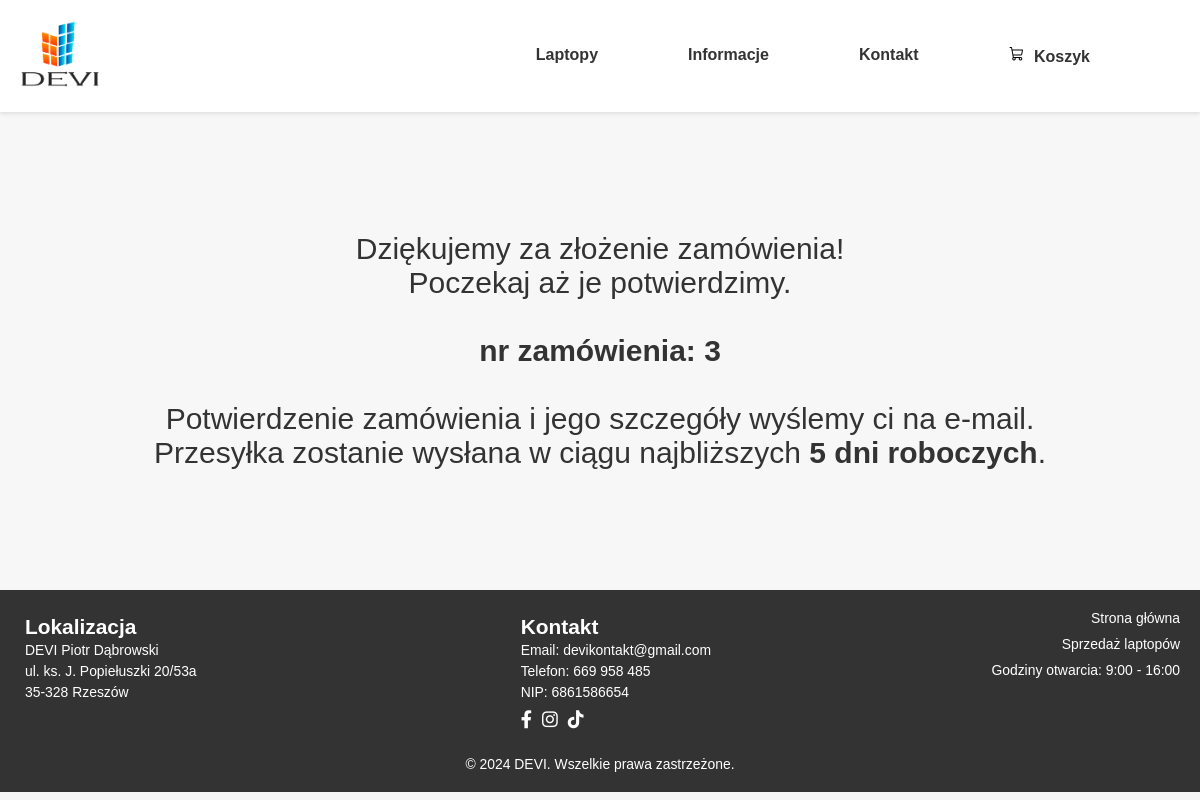
/DEVI_Sklep/koszyk_zamowienie/podziekowanie.php, run on the app's committed database.
### tables this page shows
CREATE TABLE `zamowienia` (
  `id_zamowienia` int(11) NOT NULL,
  `status` varchar(50) NOT NULL,
  `id_klienta` int(11) NOT NULL,
  `data_zamowienia` datetime NOT NULL DEFAULT current_timestamp(),
  `dodatkowe_informacje` text DEFAULT NULL,
  `cena_calkowita` decimal(10,2) UNSIGNED NOT NULL,
  `id_dostawy` int(2) UNSIGNED NOT NULL
);

CREATE TABLE `dostawa` (
  `id_dostawy` int(2) UNSIGNED NOT NULL,
  `nazwa` varchar(255) NOT NULL,
  `cena_dostawy` decimal(10,2) UNSIGNED NOT NULL,
  `podziekowanie_opis` text NOT NULL
);

### DEVI_Sklep/koszyk_zamowienie/podziekowanie.php (the view, shortened to what this page needs)
<!DOCTYPE html>
<html lang="pl">
<head>
    <link rel="stylesheet" href="../css/style.css">
    <link rel="stylesheet" href="https://cdnjs.cloudflare.com/ajax/libs/font-awesome/6.0.0-beta3/css/all.min.css">
</head>
<body>
    <?php include 'header_k.php';?>
    <div class="podziekowanie">
        <?php
        include '../baza/config.php';
        $order_id = 3;
        $sql = "SELECT id_zamowienia, id_dostawy FROM zamowienia WHERE id_zamowienia = $order_id";
        $result = mysqli_query($conn, $sql);
        if ($result && mysqli_num_rows($result) > 0) {
            $row = mysqli_fetch_assoc($result);
            $id_zamowienia = $row["id_zamowienia"];
            $delivery_id = $row["id_dostawy"];
        } else {
            $id_zamowienia = "brak numeru zamówienia";
            $delivery_id = null;
        }
        if ($delivery_id) {
            $sql = "SELECT podziekowanie_opis FROM dostawa WHERE id_dostawy = $delivery_id";
            $result = mysqli_query($conn, $sql);
            if ($result && mysqli_num_rows($result) > 0) {
                $row = mysqli_fetch_assoc($result);
                $podziekowanie_opis = $row["podziekowanie_opis"];
            } else {
                $podziekowanie_opis = "Brak opisu dostawy dla ID $delivery_id";
            }
        } else {
            $podziekowanie_opis = "Brak powiązanego ID dostawy.";
        }
        ?>
        <div class="podziekowanie">
            <?php
            $text = "Dziękujemy za złożenie zamówienia!<br>Poczekaj aż je potwierdzimy.<br><br><strong>nr zamówienia: $id_zamowienia</strong><br><br>";
            $text .= $podziekowanie_opis;
            echo $text;
            ?>
        </div>
    </div>
    <?php include 'footer_k.php';?>
</body>
</html>

### DEVI_Sklep/css/style.css (style rules this page uses)
* { margin: 0; padding: 0; box-sizing: border-box; }
body { font-family: Arial, sans-serif; background-color: #f7f7f7; color: #333; }
.podziekowanie { font-size: 30px; text-align: center; padding: 60px; }

### data on the page
zamowienia: id_zamowienia "3"
dostawa: podziekowanie_opis "Potwierdzenie zamówienia i jego szczegóły wyślemy ci na e-mail. Przesyłka zostanie wysłana w ciągu najbliższych 5 dni roboczych ."
